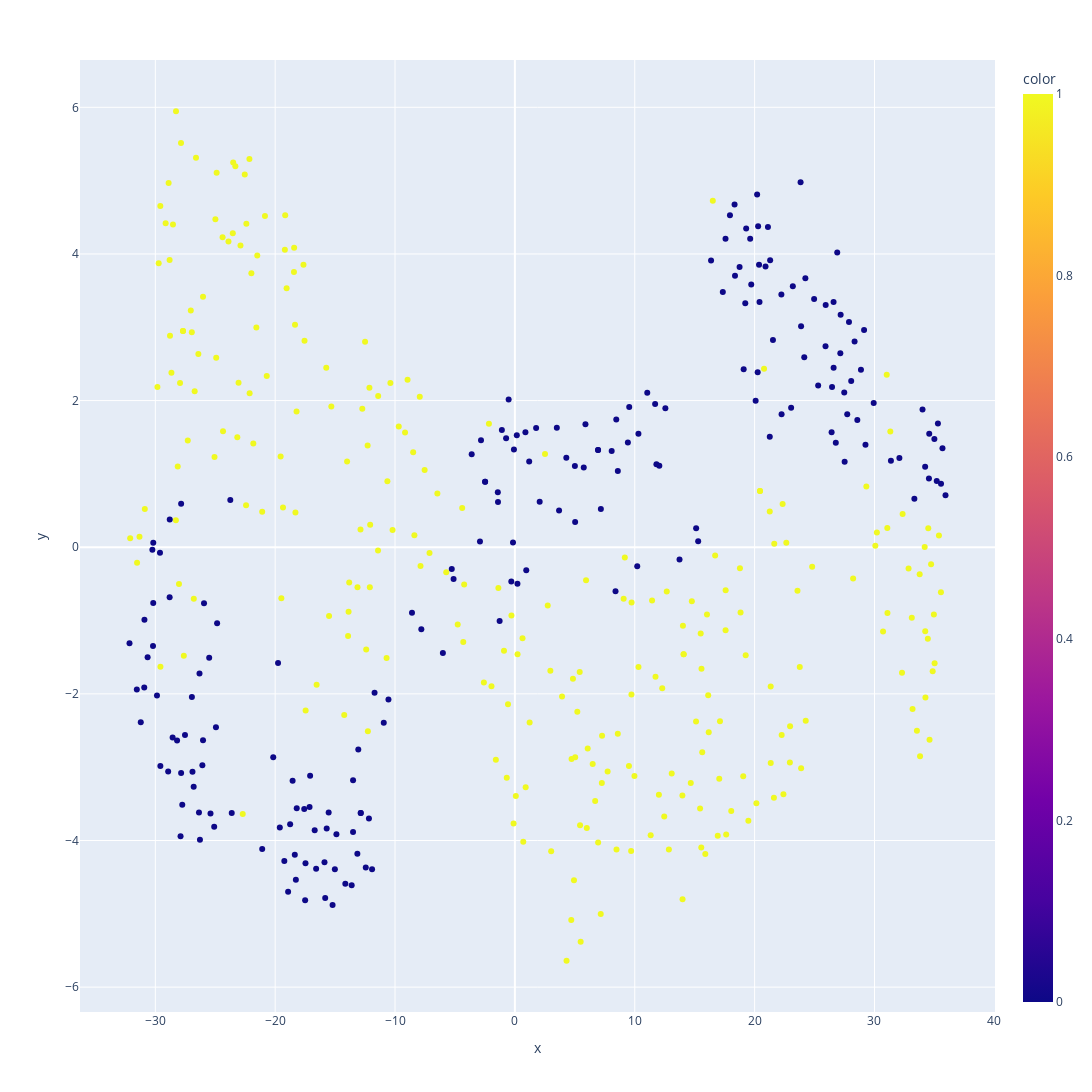

Notebook source saved alongside this figure:
### Code cell
from sklearn.manifold import TSNE
import numpy as np
pred = logits.predict(features_test)
print(pred)
tsne = TSNE(n_components=2,metric='cosine',random_state=42)

feat = tsne.fit_transform(np.array(features_test))
fig = px.scatter(x = feat[:,0],y = feat[:,1],color=pred,width=1200, height=1200) #tsne 그려줌
fig.show()

### Figure 1 — Plotly figure (JSON) as saved in the notebook; plotly's stock layout.template omitted (floating-point values rounded to 4 significant figures; data arrays with more than 128 entries replaced by an {"elided": "..."} marker saying what was removed)
{"data": [{"hovertemplate": "x=%{x}<br>y=%{y}<br>color=%{marker.color}<extra></extra>", "legendgroup": "", "marker": {"color": {"elided": "448 int values"}, "coloraxis": "coloraxis", "symbol": "circle"}, "mode": "markers", "name": "", "orientation": "v", "showlegend": false, "type": "scatter", "x": {"elided": "448 float values"}, "xaxis": "x", "y": {"elided": "448 float values"}, "yaxis": "y"}], "layout": {"coloraxis": {"colorbar": {"title": {"text": "color"}}, "colorscale": [[0, "#0d0887"], [0.1111, "#46039f"], [0.2222, "#7201a8"], [0.3333, "#9c179e"], [0.4444, "#bd3786"], [0.5556, "#d8576b"], [0.6667, "#ed7953"], [0.7778, "#fb9f3a"], [0.8889, "#fdca26"], [1, "#f0f921"]]}, "height": 1200, "legend": {"tracegroupgap": 0}, "margin": {"t": 60}, "width": 1200, "xaxis": {"anchor": "y", "domain": [0, 1], "title": {"text": "x"}}, "yaxis": {"anchor": "x", "domain": [0, 1], "title": {"text": "y"}}}}
